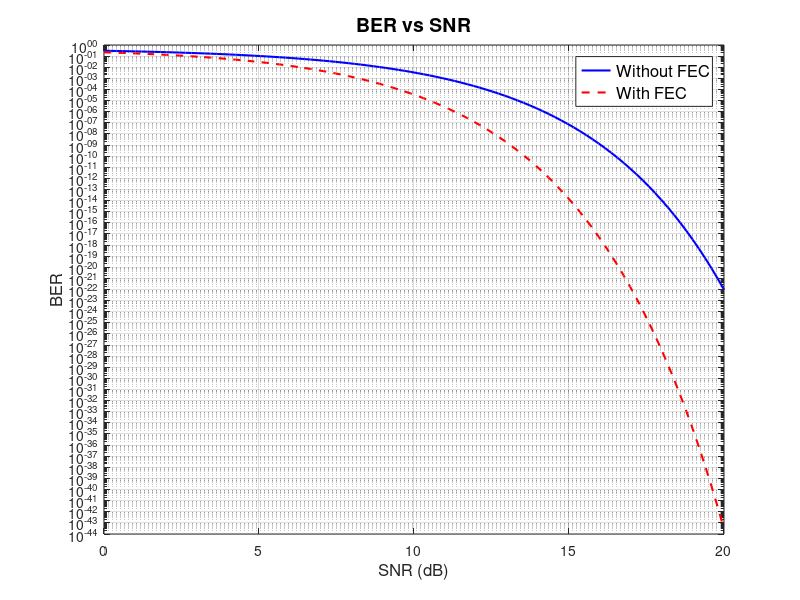

The MATLAB script that drew this image:
clc; clear; close all;

%% PARAMETERS
SNR_dB = linspace(0, 20, 100); % SNR (0 ~ 20 dB)
SNR_linear = 10.^(SNR_dB / 10); % SNR in linear
P_transmit = 1; % Transmit power (W)
P1 = 0.5; % Probability of 1 from OOK modulation
P_avg = P_transmit * P1; % average transmit power

% Path Loss
d = 0.005; % distance (5 mm: blood vessel + skin thickness)
f = 1e12; % frequency (1 THz)
c = 3e8; % lightspeed (m/s)
L_path = (4 * pi * d * f / c)^2; % Path Loss

% Noise Power
kB = 1.38e-23; % (J/K)
T = 310; % (K)
B = 10e6; % (Hz)
P_noise = kB * T * B; % Noise power
P_noise_observed = P_noise * L_path; % Noise power with path loss

%% THEORETICAL BER CALCULATION
% FEC 미적용 BER 계산 (OOK)
BER_no_FEC = 0.5 * exp(-SNR_linear / 2);

% FEC 적용 후 BER 계산 (Hamming (12,8))
P_error_bit = BER_no_FEC; % 비트 오류 확률
P_error_Hamming = 3 * P_error_bit.^2 - 2 * P_error_bit.^3; % Hamming (12,8) 후 BER

%% PLOT BER vs SNR
figure;

% FEC 미적용 그래프
semilogy(SNR_dB, BER_no_FEC, 'b-', 'LineWidth', 1.5);
hold on;

% FEC 적용 그래프
semilogy(SNR_dB, P_error_Hamming, 'r--', 'LineWidth', 1.5);

% 그래프 설정
grid on;
xlabel('SNR (dB)', 'FontSize', 12);
ylabel('BER', 'FontSize', 12);
title('BER vs SNR', 'FontSize', 14);
legend('Without FEC', 'With FEC', 'FontSize', 12);
